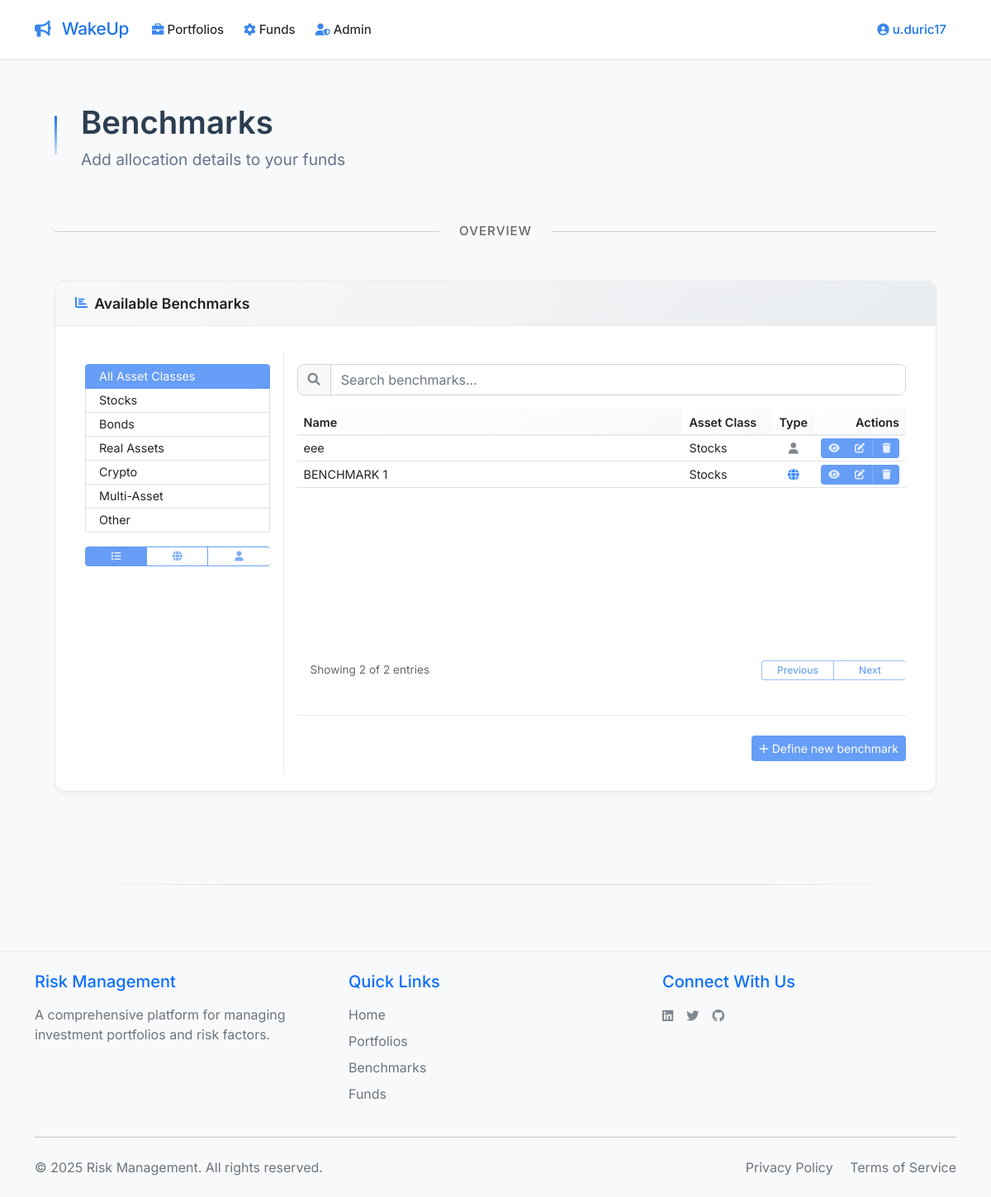
Screenshot of /get_benchmarks (signed in) with the database file from the repository.
### app.py (models this page shows, shortened)
class User(UserMixin, db.Model):
    id = db.Column(db.Integer, primary_key=True)
    email = db.Column(db.String(120), unique=True, nullable=False)
    name = db.Column(db.String(80), nullable=False)
    password_hash = db.Column(db.String(128))
    user_type = db.Column(db.String(20), default='beginner')
    created_at = db.Column(db.DateTime, default=datetime.utcnow)
    portfolios = db.relationship('Portfolio', backref='user', lazy=True)
    benchmarks = db.relationship('Benchmark', back_populates='user', lazy=True)
    funds = db.relationship('Fund', back_populates='user', lazy=True)
    def is_admin(self):
        return self.user_type == 'admin'

class Benchmark(db.Model):
    __tablename__ = 'benchmark'
    id = db.Column(db.Integer, primary_key=True)
    benchmark_name = db.Column(db.String(120), nullable=False)
    user_id = db.Column(db.Integer, db.ForeignKey('user.id'), nullable=False)
    generic_benchmark = db.Column(db.Integer, nullable=False, default=0)
    risk_factor_id = db.Column(db.Integer, db.ForeignKey('risk_factor.id'), nullable=False)
    beta = db.Column(db.Float, nullable=False, default=0.0)
    mod_duration = db.Column(db.Float, nullable=False, default=0.0)
    fx = db.Column(db.Float, nullable=False, default=0.0)
    usd = db.Column(db.Float, nullable=False, default=0.0)
    us = db.Column(db.Float, nullable=False, default=0.0)
    asset_class = db.Column(db.String(20), nullable=False)
    region = db.Column(db.String(20), nullable=False)
    developed = db.Column(db.String(20), nullable=False)
    bond_rating = db.Column(db.String(20), nullable=False)
    bond_type = db.Column(db.String(20), nullable=False)
    created_at = db.Column(db.DateTime, nullable=False, default=datetime.utcnow)
    user = db.relationship('User', back_populates='benchmarks', lazy=True)
    risk_factor = db.relationship('RiskFactor', back_populates='benchmarks', lazy=True)
    funds = db.relationship('Fund', back_populates='benchmark', lazy=True)

### app.py (the view)
@app.route('/get_benchmarks')
@login_required
def get_benchmarks():
    benchmarks = Benchmark.query.filter(
        (Benchmark.generic_benchmark == 1) |  # Show all generic benchmarks
        (Benchmark.user_id == current_user.id)  # Show user's own benchmarks
    ).order_by(Benchmark.generic_benchmark, Benchmark.asset_class, Benchmark.benchmark_name).all()
    return render_template('benchmarks.html', benchmarks=benchmarks, asset_classes=ASSET_CLASSES)

### templates/benchmarks.html (shortened to what this page needs)
{% extends "base.html" %}
{% block content %}
<div class="container-fluid px-4">
    <div class="refined-header">
        <div class="accent-line"></div>
        <div class="header-content">
            <div class="title-stack">
                <h1 class="page-title">Benchmarks</h1>
                <h2 class="portfolio-subtitle">
                    Add allocation details to your funds
                </h2>
            </div>
        </div>
    </div>
    <div class="section-divider">
        <span>OVERVIEW</span>
    </div>
    <div class="card card-strategy mb-4">
        <div class="card-header">
            <div class="d-flex align-items-center">
                <i class="fas fa-chart-bar me-2 text-primary"></i>
                <h5 class="card-title mb-0">Available Benchmarks</h5>
            </div>
        </div>
        <div class="card-body" style="padding: 30px 20px 20px 20px;">
            <div class="p-0">
                <div class="row g-0">
                    <div class="col-md-3 border-end">
                        <div class="p-3">
                            <div class="list-group">
                                <button type="button" class="list-group-item list-group-item-action active" data-asset-class="all">
                                    All Asset Classes
                                </button>
                                {% for asset_class in asset_classes %}
                                <button type="button" class="list-group-item list-group-item-action" data-asset-class="{{ asset_class }}">
                                    {{ asset_class }}
                                </button>
                                {% endfor %}
                            </div>
                            <div class="mt-3">
                                <div class="btn-group w-100" role="group">
                                    <button type="button" class="btn btn-outline-primary active" data-benchmark-type="all" title="Show All Benchmarks">
                                        <i class="fas fa-list"></i>
                                    </button>
                                    <button type="button" class="btn btn-outline-primary" data-benchmark-type="generic" title="Show Generic Benchmarks">
                                        <i class="fas fa-globe"></i>
                                    </button>
                                    <button type="button" class="btn btn-outline-primary" data-benchmark-type="user" title="Show User-Specific Benchmarks">
                                        <i class="fas fa-user"></i>
                                    </button>
                                </div>
                            </div>
                        </div>
                    </div>
                    <div class="col-md-9">
                        <div class="p-3 d-flex flex-column" style="height: 100%;">
                            <div class="mb-3">
                                <div class="input-group">
                                    <span class="input-group-text">
                                        <i class="fas fa-search"></i>
                                    </span>
                                    <input type="text" class="form-control" id="searchInput" placeholder="Search benchmarks...">
                                </div>
                            </div>
                            <div class="table-container flex-grow-1 d-flex flex-column">
                                <div class="table-responsive">
                                    <table class="table table-hover mb-0" id="benchmarksTable">
                                        <thead>
                                            <tr>
                                                <th style="width: 65%">Name</th>
                                                <th style="width: 15%">Asset Class</th>
                                                <th style="width: 5%; text-align: center">Type</th>
                                                <th style="width: 15%; text-align: right">Actions</th>
                                            </tr>
                                        </thead>
                                        <tbody>
                                            {% for benchmark in benchmarks %}
                                            <tr data-benchmark-id="{{ benchmark.id }}">
                                                <td class="text-truncate" style="max-width: 0;">{{ benchmark.benchmark_name }}</td>
                                                <td class="text-truncate" style="max-width: 0;">{{ benchmark.asset_class or '-' }}</td>
                                                <td class="text-center">
                                                    {% if benchmark.generic_benchmark %}
                                                    <i class="fas fa-globe" style="color: #0d6efd;" title="Generic Benchmark"></i>
                                                    {% else %}
                                                    <i class="fas fa-user" style="color: #6c757d;" title="User-Specific Benchmark"></i>
                                                    {% endif %}
                                                </td>
                                                <td class="text-end">
                                                    <div class="btn-group">
                                                        <a href="{{ url_for('view_benchmark', id=benchmark.id) }}"
                                                           class="btn btn-primary btn-sm"
                                                           title="View">
                                                            <i class="fas fa-eye"></i>
                                                        </a>
                                                        {% if current_user.is_admin() or benchmark.user_id == current_user.id %}
                                                        <a href="{{ url_for('edit_benchmark', id=benchmark.id) }}"
                                                           class="btn btn-primary btn-sm"
                                                           title="Edit">
                                                            <i class="fas fa-edit"></i>
                                                        </a>
                                                        <form action="{{ url_for('delete_benchmark', id=benchmark.id) }}" method="POST" style="display: inline;">
                                                            <button type="submit" class="btn btn-primary btn-sm"
                                                                    title="Delete"
                                                                    onclick="return confirm('Are you sure you want to delete this benchmark?')">
                                                                <i class="fas fa-trash"></i>
                                                            </button>
                                                        </form>
                                                        {% endif %}
                                                    </div>
                                                </td>
                                            </tr>
                                            {% endfor %}
                                        </tbody>
                                    </table>
                                </div>
                                <div class="d-flex justify-content-between align-items-center mt-3">
                                    <div class="ps-3 pagination-text">
                                        Showing <span id="showingCount">0</span> of <span id="totalCount">0</span> entries
                                    </div>
                                    <div class="btn-group">
                                        <button type="button" class="btn btn-outline-primary" id="prevPage" disabled>Previous</button>
                                        <button type="button" class="btn btn-outline-primary" id="nextPage" disabled>Next</button>
                                    </div>
                                </div>
                                <hr class="my-4" style="opacity: 0.1;">
                                <div class="ms-auto">
                                    <a href="{{ url_for('new_benchmark') }}" class="btn btn-primary btn-sm">
                                        <i class="fas fa-plus me-1"></i>Define new benchmark
                                    </a>
                                </div>
                            </div>
                        </div>
                    </div>
                </div>
            </div>
        </div>
    </div>
    <div class="footer-separator">
        <div class="separator-line"></div>
    </div>
</div>
{% endblock %}

### templates/base.html (shortened to what this page needs)
<!DOCTYPE html>
<html lang="en">
<head>
    <link href="https://cdn.jsdelivr.net/npm/bootstrap@5.1.3/dist/css/bootstrap.min.css" rel="stylesheet">
    <link href="https://cdnjs.cloudflare.com/ajax/libs/font-awesome/6.0.0/css/all.min.css" rel="stylesheet">
    <link href="{{ url_for('static', filename='css/style.css') }}" rel="stylesheet">
</head>
<body>
    <nav class="navbar navbar-expand-lg">
        <div class="container">
            <a class="navbar-brand" href="{{ url_for('total_portfolio') }}">
                <i class="fa-solid fa-bullhorn me-2"></i> WakeUp
            </a>
            <div class="collapse navbar-collapse" id="navbarNav">
                <ul class="navbar-nav me-auto">
                    {% if current_user.is_authenticated %}
                    <li class="nav-item dropdown">
                        <a class="nav-link dropdown-toggle" href="#" id="portfoliosDropdown" role="button" data-bs-toggle="dropdown">
                            <i class="fas fa-briefcase me-1"></i>Portfolios
                        </a>
                    </li>
                    <li class="nav-item dropdown">
                        <a class="nav-link dropdown-toggle" href="#" id="optionsDropdown" role="button" data-bs-toggle="dropdown">
                            <i class="fas fa-cog me-1"></i>Funds
                        </a>
                    </li>
                    {% if current_user.is_admin() %}
                    <li class="nav-item dropdown">
                        <a class="nav-link dropdown-toggle" href="#" id="adminDropdown" role="button" data-bs-toggle="dropdown">
                            <i class="fas fa-user-shield me-1"></i>Admin
                        </a>
                    </li>
                    {% endif %}
                    {% endif %}
                </ul>
                <ul class="navbar-nav ms-auto">
                    {% if current_user.is_authenticated %}
                    <li class="nav-item dropdown">
                        <a class="nav-link dropdown-toggle profile-link" href="#" id="profileDropdown" role="button" data-bs-toggle="dropdown">
                            <i class="fas fa-user-circle me-1"></i>{{ current_user.name }}
                        </a>
                    </li>
                    {% endif %}
                </ul>
            </div>
        </div>
    </nav>
    <div class="main-content">
        <div class="container mt-4 pb-5">
            {% block content %}{% endblock %}
        </div>
    </div>
    <footer class="footer mt-auto py-4 bg-light">
        <div class="container">
            <div class="row">
                <div class="col-md-4 mb-3 mb-md-0">
                    <h5 class="text-primary mb-3">Risk Management</h5>
                    <p class="text-muted mb-0">A comprehensive platform for managing investment portfolios and risk factors.</p>
                </div>
                <div class="col-md-4 mb-3 mb-md-0">
                    <h5 class="text-primary mb-3">Quick Links</h5>
                    <ul class="list-unstyled">
                        <li class="mb-2"><a href="{{ url_for('home') }}" class="text-decoration-none text-muted">Home</a></li>
                        <li class="mb-2"><a href="{{ url_for('get_portfolios') }}" class="text-decoration-none text-muted">Portfolios</a></li>
                        <li class="mb-2"><a href="{{ url_for('get_benchmarks') }}" class="text-decoration-none text-muted">Benchmarks</a></li>
                        <li class="mb-2"><a href="{{ url_for('get_funds') }}" class="text-decoration-none text-muted">Funds</a></li>
                    </ul>
                </div>
                <div class="col-md-4">
                    <h5 class="text-primary mb-3">Connect With Us</h5>
                    <div class="d-flex gap-3">
                        <a href="#" class="text-muted text-decoration-none" title="LinkedIn">
                        </a>
                        <a href="#" class="text-muted text-decoration-none" title="Twitter">
                        </a>
                        <a href="#" class="text-muted text-decoration-none" title="GitHub">
                        </a>
                    </div>
                </div>
            </div>
            <hr class="my-4">
            <div class="row align-items-center">
                <div class="col-md-6 text-center text-md-start">
                    <p class="text-muted mb-0">&copy; {{ now.year }} Risk Management. All rights reserved.</p>
                </div>
                <div class="col-md-6 text-center text-md-end">
                    <a href="{{ url_for('privacy_policy') }}" class="text-muted text-decoration-none me-3">Privacy Policy</a>
                    <a href="#" class="text-muted text-decoration-none">Terms of Service</a>
                </div>
            </div>
        </div>
    </footer>
</body>
</html>

### rows the page displays
User: name "u.duric17"
Benchmark: benchmark_name "eee", asset_class "Stocks", generic_benchmark 0 (drawn)
Benchmark: benchmark_name "BENCHMARK 1", asset_class "Stocks", generic_benchmark 1 (drawn)

### other values shown
{{ asset_class }} "Stocks" "Bonds" "Real Assets" "Crypto" "Multi-Asset" "Other"
